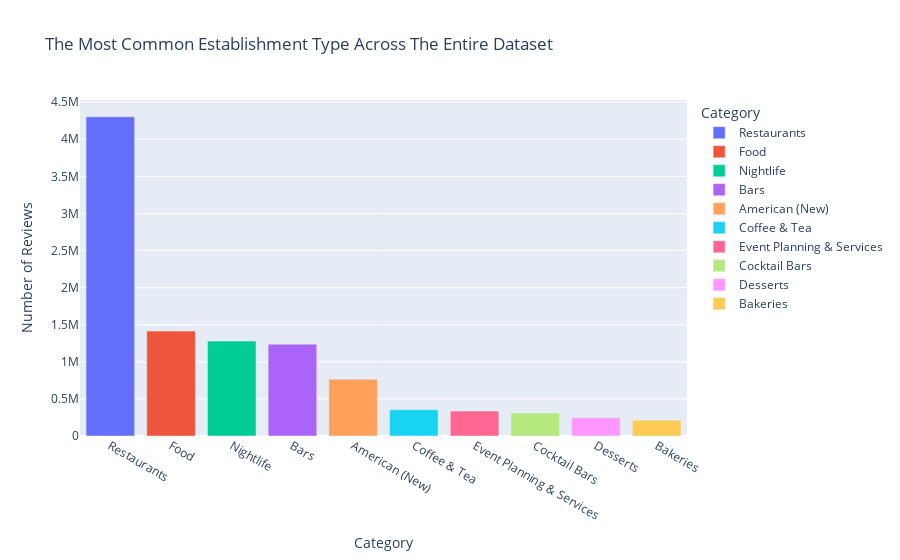

The notebook cell saved with this chart:
### Code cell
est_plot(review_est, 'The Most Common Establishment Type Across The Entire Dataset')

### Figure 1 — Plotly figure (JSON) as saved in the notebook; plotly's stock layout.template omitted (floating-point values rounded to 4 significant figures)
{"data": [{"alignmentgroup": "True", "hovertemplate": "Category=%{x}<br>Number of Reviews=%{y}<extra></extra>", "legendgroup": "Restaurants", "marker": {"color": "#636efa", "pattern": {"shape": ""}}, "name": "Restaurants", "offsetgroup": "Restaurants", "orientation": "v", "showlegend": true, "textposition": "auto", "type": "bar", "x": ["Restaurants"], "xaxis": "x", "y": [4302877], "yaxis": "y"}, {"alignmentgroup": "True", "hovertemplate": "Category=%{x}<br>Number of Reviews=%{y}<extra></extra>", "legendgroup": "Food", "marker": {"color": "#EF553B", "pattern": {"shape": ""}}, "name": "Food", "offsetgroup": "Food", "orientation": "v", "showlegend": true, "textposition": "auto", "type": "bar", "x": ["Food"], "xaxis": "x", "y": [1414395], "yaxis": "y"}, {"alignmentgroup": "True", "hovertemplate": "Category=%{x}<br>Number of Reviews=%{y}<extra></extra>", "legendgroup": "Nightlife", "marker": {"color": "#00cc96", "pattern": {"shape": ""}}, "name": "Nightlife", "offsetgroup": "Nightlife", "orientation": "v", "showlegend": true, "textposition": "auto", "type": "bar", "x": ["Nightlife"], "xaxis": "x", "y": [1279483], "yaxis": "y"}, {"alignmentgroup": "True", "hovertemplate": "Category=%{x}<br>Number of Reviews=%{y}<extra></extra>", "legendgroup": "Bars", "marker": {"color": "#ab63fa", "pattern": {"shape": ""}}, "name": "Bars", "offsetgroup": "Bars", "orientation": "v", "showlegend": true, "textposition": "auto", "type": "bar", "x": ["Bars"], "xaxis": "x", "y": [1238157], "yaxis": "y"}, {"alignmentgroup": "True", "hovertemplate": "Category=%{x}<br>Number of Reviews=%{y}<extra></extra>", "legendgroup": "American (New)", "marker": {"color": "#FFA15A", "pattern": {"shape": ""}}, "name": "American (New)", "offsetgroup": "American (New)", "orientation": "v", "showlegend": true, "textposition": "auto", "type": "bar", "x": ["American (New)"], "xaxis": "x", "y": [765249], "yaxis": "y"}, {"alignmentgroup": "True", "hovertemplate": "Category=%{x}<br>Number of Reviews=%{y}<extra></extra>", "legendgroup": "Coffee & Tea", "marker": {"color": "#19d3f3", "pattern": {"shape": ""}}, "name": "Coffee & Tea", "offsetgroup": "Coffee & Tea", "orientation": "v", "showlegend": true, "textposition": "auto", "type": "bar", "x": ["Coffee & Tea"], "xaxis": "x", "y": [354412], "yaxis": "y"}, {"alignmentgroup": "True", "hovertemplate": "Category=%{x}<br>Number of Reviews=%{y}<extra></extra>", "legendgroup": "Event Planning & Services", "marker": {"color": "#FF6692", "pattern": {"shape": ""}}, "name": "Event Planning & Services", "offsetgroup": "Event Planning & Services", "orientation": "v", "showlegend": true, "textposition": "auto", "type": "bar", "x": ["Event Planning & Services"], "xaxis": "x", "y": [335515], "yaxis": "y"}, {"alignmentgroup": "True", "hovertemplate": "Category=%{x}<br>Number of Reviews=%{y}<extra></extra>", "legendgroup": "Cocktail Bars", "marker": {"color": "#B6E880", "pattern": {"shape": ""}}, "name": "Cocktail Bars", "offsetgroup": "Cocktail Bars", "orientation": "v", "showlegend": true, "textposition": "auto", "type": "bar", "x": ["Cocktail Bars"], "xaxis": "x", "y": [309954], "yaxis": "y"}, {"alignmentgroup": "True", "hovertemplate": "Category=%{x}<br>Number of Reviews=%{y}<extra></extra>", "legendgroup": "Desserts", "marker": {"color": "#FF97FF", "pattern": {"shape": ""}}, "name": "Desserts", "offsetgroup": "Desserts", "orientation": "v", "showlegend": true, "textposition": "auto", "type": "bar", "x": ["Desserts"], "xaxis": "x", "y": [245858], "yaxis": "y"}, {"alignmentgroup": "True", "hovertemplate": "Category=%{x}<br>Number of Reviews=%{y}<extra></extra>", "legendgroup": "Bakeries", "marker": {"color": "#FECB52", "pattern": {"shape": ""}}, "name": "Bakeries", "offsetgroup": "Bakeries", "orientation": "v", "showlegend": true, "textposition": "auto", "type": "bar", "x": ["Bakeries"], "xaxis": "x", "y": [212156], "yaxis": "y"}], "layout": {"barmode": "relative", "legend": {"title": {"text": "Category"}, "tracegroupgap": 0}, "title": {"text": "The Most Common Establishment Type Across The Entire Dataset"}, "xaxis": {"anchor": "y", "categoryarray": ["Restaurants", "Food", "Nightlife", "Bars", "American (New)", "Coffee & Tea", "Event Planning & Services", "Cocktail Bars", "Desserts", "Bakeries"], "categoryorder": "array", "domain": [0, 1], "title": {"text": "Category"}}, "yaxis": {"anchor": "x", "domain": [0, 1], "title": {"text": "Number of Reviews"}}}}
